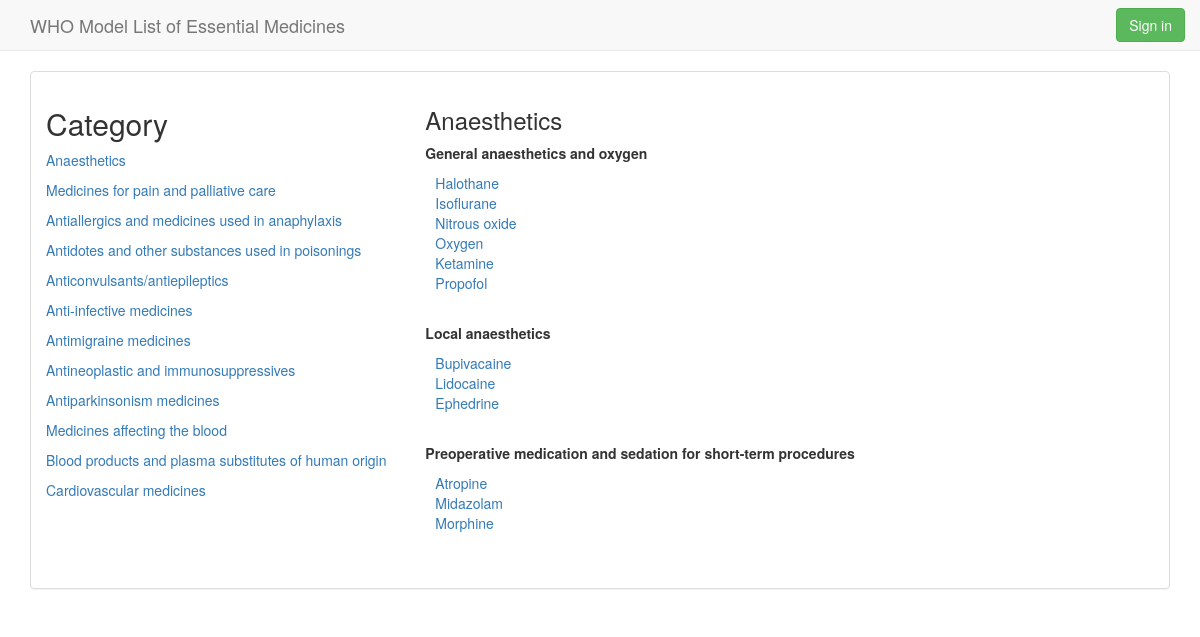
Before: /category/1/Anaesthetics with the older database file.
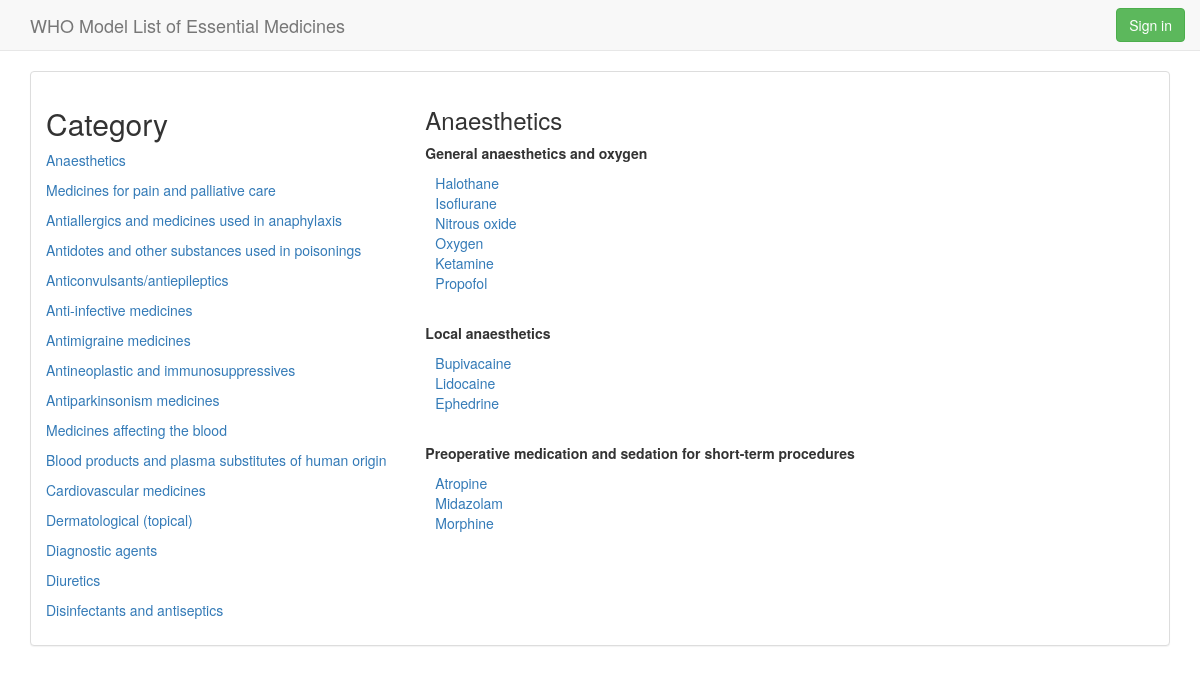
After: the same page with the newer database file.
### database_setup.py (models this page shows, shortened)
class Category(Base):
    __tablename__ = 'category'
    id = Column(Integer, primary_key=True)
    name = Column(String(250), nullable=False)
    user_id = Column(Integer, ForeignKey('user.id'))
    user = relationship(User)

class Subcategory(Base):
    __tablename__ = 'subcategory'
    id = Column(Integer, primary_key=True)
    name = Column(String(250), nullable=False)
    category_id = Column(Integer, ForeignKey('category.id'))
    category = relationship(Category)
    user_id = Column(Integer, ForeignKey('user.id'))
    user = relationship(User)

class Item(Base):
    __tablename__ = 'item'
    id = Column(Integer, primary_key=True)
    name = Column(String(250), nullable=False)
    description = Column(String)
    added = Column(DateTime)
    updated = Column(DateTime)
    subcategory_id = Column(Integer, ForeignKey('subcategory.id'))
    subcategory = relationship(Subcategory)
    category_id = Column(Integer, ForeignKey('category.id'))
    category = relationship(Category)
    user_id = Column(Integer, ForeignKey('user.id'))
    user = relationship(User)

### application.py (the view)
@app.route("/category/<int:category_id>/<path:category_name>")
@category_required
def show_category(category_id=None, category_name=None, category=None):
    catalog = list_category()
    subcategories = list_subcategory(category)
    all_items = list_item(category)
    subcategories_items = collections.defaultdict(list)
    items = []
    for item in all_items:
        if item.subcategory_id:
            subcategories_items[item.subcategory_id].append(item)
        else:
            items.append(item)
    return render_template('category.html',
                           user=login_session.get('user'),
                           catalog=catalog,
                           category=category,
                           subcategories=subcategories,
                           subcategories_items=subcategories_items,
                           items=items)

### application.py (called while the page is built)
def get_category(category_id):
    try:
        category_id = int(category_id)
    except ValueError:
        category_id = -1
    return db_session.query(Category).filter(Category.id == category_id).first()

def list_category():
    return db_session.query(Category).order_by(asc(Category.id))

def list_subcategory(category):
    return (db_session.query(Subcategory)
            .filter(Subcategory.category_id == category.id)
            .order_by(asc(Subcategory.id)))

def list_item(category):
    return (db_session.query(Item)
            .filter(Item.category_id == category.id)
            .order_by(asc(Item.id)))

def category_required(f):
    @wraps(f)
    def wrap(*args, **kwargs):
        category_id = kwargs.get('category_id', '')
        category_name = kwargs.get('category_name', '')
        category = get_category(category_id)
        if not category:
            flash('category {0} does not exist'.format(category_name))
            return redirect(url_for('home'))
        else:
            kwargs['category'] = category
            return f(*args, **kwargs)
    return wrap

### templates/category.html (shortened to what this page needs)
{% extends 'base.html' %}
{% import '_snippet.html' as snippet %}
{% block content %}
    <div class="panel panel-default">
        <div class="panel-body">
            <div class="row">
                <div class="col-md-4">
                  {{ snippet.catalog_side_bar(catalog, user) }}
                </div>
                <div class="col-md-8">
                    <h3>{{ category.name }}</h3>
                  {% for subcategory in subcategories %}
                      <p>
                          <strong>{{ subcategory.name }}</strong>
                      </p>
                      <ul class="list-unstyled">
                        {% for item in subcategories_items[subcategory.id] %}
                            <li style="margin-left: 10px">
                                <a href="{{ url_for('show_item', category_id=category.id, category_name=category.name, item_id=item.id, item_name=item.name) }}">{{ item.name }}</a></li>
                        {% endfor %}
                      </ul>
                      <br/>
                  {% endfor %}
                </div>
            </div>
        </div>
    </div>
{% endblock %}

### templates/_snippet.html (shortened to what this page needs)
{% macro catalog_side_bar(catalog, user=None) %}
    <h2>Category</h2>
  {% for category in catalog %}
      <p><a href="{{ url_for('show_category', category_id=category.id, category_name=category.name) }}">{{ category.name }}</a></p>
  {% endfor %}
{% endmacro %}

Changed rows visible on the page:
added Category: name "Dermatological (topical)"
added Category: name "Diagnostic agents"
added Category: name "Diuretics"
added Category: name "Disinfectants and antiseptics"
